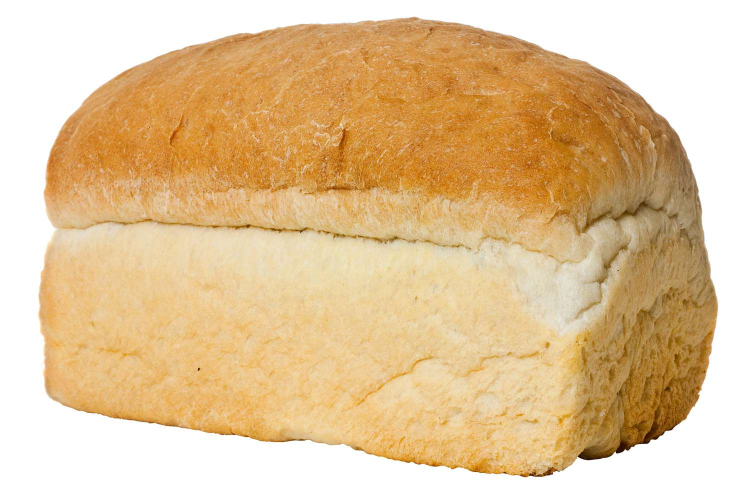
#> input picture app_imgs/pao.jpg, 1500 x 996 px (shown at 1/2 size)
$ python -i img_folder_watcher.py   (imports and definitions only)
#> lines starting #> are read from the running program, lines starting #| are printed output that depends on the picture
#> further down, picture is the input picture: PIL image 1500x996 RGB; mean R, G, B 226.5, 196.1, 152.9
import os
from pathlib import Path
from watchdog.observers import Observer
from watchdog.events import FileSystemEventHandler
from PIL import Image, ImageFilter
import time
import sqlite3

# image_folder = Path("user_images")  # Folder where users add images

processing_images = set()  # To track actively processing images


# [28 lines left out: functions is_image_processed, update_processed_image_path, not called in this run]


class ImageHandler(FileSystemEventHandler):
    """Handles image folder events for new or modified images."""

    # [125 lines left out: functions on_created, on_modified, wait_for_file_ready, calculate_scaled_dimensions, process_image, start_image_watcher and 1 more, not called in this run]


def remove_background(image: Image.Image) -> Image.Image:
    """Removes the white background or transparent areas from the image and crops excess space."""
    image = image.convert('RGBA')
    datas = image.getdata()
    new_data = []
    tolerance = 240

    for item in datas:
        if item[0] >= tolerance and item[1] >= tolerance and item[2] >= tolerance:
            new_data.append((255, 255, 255, 0))
        else:
            new_data.append(item)
#> after the loop, new_data = 1494000 items

    image.putdata(new_data)
    bbox = image.getbbox()
#> bbox = (75, 33, 1437, 960)
    image = image.filter(ImageFilter.GaussianBlur(1))

    if bbox:
        cropped_image = image.crop(bbox)
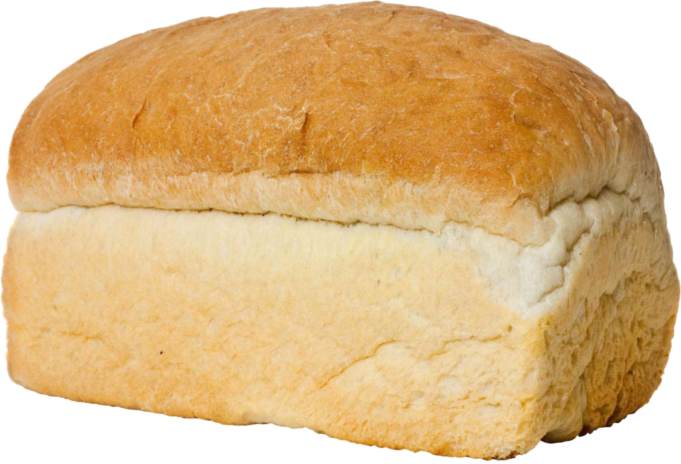
#> cropped_image: PIL image 1362x927 RGBA (shown at 1/2 size); mean R, G, B, A 221, 185.1, 133.9, 208.1; transparent parts drawn white
        return cropped_image

    return image

>>> from PIL import Image
>>> picture = Image.open('app_imgs/pao.jpg')
>>> result = remove_background(picture)
